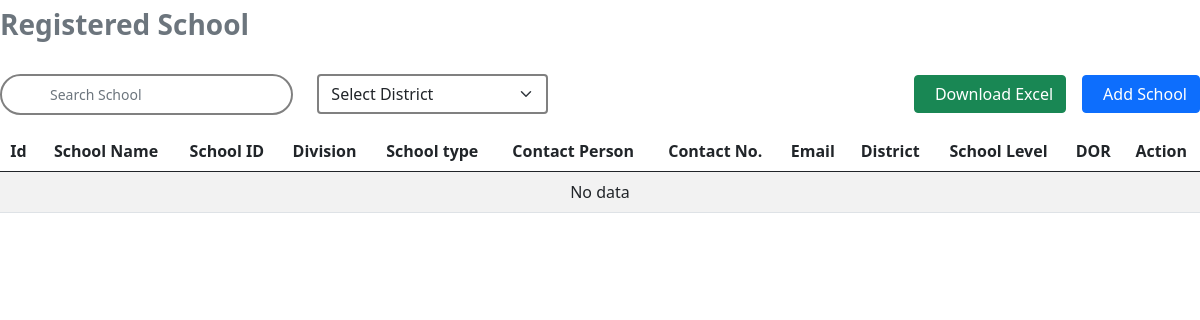
Before: /table.php with the older database file.
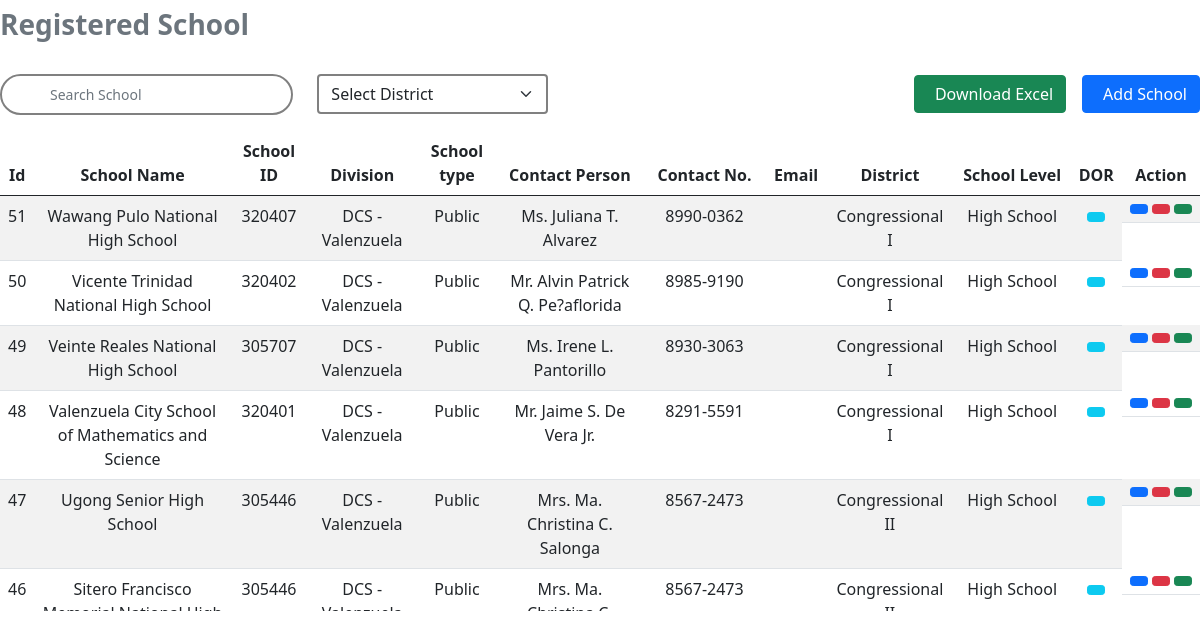
After: the same page with the newer database file.
### tables this page shows
CREATE TABLE `schools` (
  `id` int(11) NOT NULL,
  `school_name` varchar(250) NOT NULL,
  `school_id` varchar(250) NOT NULL,
  `division` varchar(250) NOT NULL,
  `school_type` varchar(250) NOT NULL,
  `contact_person` varchar(250) NOT NULL,
  `contact_no` varchar(250) NOT NULL,
  `email` varchar(250) NOT NULL,
  `district` varchar(250) NOT NULL,
  `level` varchar(250) NOT NULL
);

### table.php (the view, shortened to what this page needs)
<?php
    require "db.php";
    $q = "SELECT * FROM `schools` ORDER BY id DESC";
    $list = $con->query($q);
    $fetch = $list->fetch_assoc();
?>
<!DOCTYPE html>
<html lang="en">
<head>
    <link href="https://cdn.jsdelivr.net/npm/bootstrap@5.0.2/dist/css/bootstrap.min.css" rel="stylesheet">
</head>
<body>
    <div class=" text-secondary fw-bold p-2 ps-0 mb-3 w-25 h3">Registered School</div>
    <div class="d-flex align-items-center justify-content-between mb-3 mt-4 position-relative">
        <div class="d-flex align-items-center gap-4">
            <input id='searchBar' class="form-control form-control-sm fs-17 py-2 ps-5" style="border: 2px solid grey; border-radius: 100vmax; width: 350px;" type="text" placeholder='Search School'
            aria-label="Search">
            <select class="form-select w-50" style="border: 2px solid grey" aria-label="Default select example" id='selectDisctrictFilter'>
                <option value="Default">Select District</option>
            </select>
        </div>
        <div class="d-flex gap-3">
            <button id='excelBtn' class='btn btn-success '><i class="fa-solid fa-file-arrow-down pe-2"></i>Download Excel</button>
            <button type="button" class="btn btn-primary " data-bs-toggle="modal" data-bs-target="#addSchool"><i class="fa-solid fa-plus pe-2"></i>Add School</button>
        </div>
    </div>
    <div class="table-responsive md" style="max-height: 480px;">
        <table id='tableToXLS' class='table text-center table-striped'>
            <thead>
                <tr>
                    <th>Id</th>
                    <th>School Name</th>
                    <th>School ID</th>
                    <th>Division</th>
                    <th>School type</th>
                    <th>Contact Person</th>
                    <th>Contact No.</th>
                    <th>Email</th>
                    <th>District</th>
                    <th>School Level</th>
                    <th>DOR</th>
                    <th colspan='3'>Action</th>
                </tr>
            </thead>
            <tbody id="idForSearchOutput">
                <?php if($list->num_rows){ ?>
                    <?php do{ ?>
                        <tr>
                            <td><?php echo $fetch['id'] ?></td>
                            <td><?php echo $fetch['school_name'] ?></td>
                            <td><?php echo $fetch['school_id'] ?></td>
                            <td><?php echo $fetch['division'] ?></td>
                            <td><?php echo $fetch['school_type'] ?></td>
                            <td><?php echo $fetch['contact_person'] ?></td>
                            <td><?php echo $fetch['contact_no'] ?></td>
                            <td><?php echo $fetch['email'] ?></td>
                            <td><?php echo $fetch['district'] ?></td>
                            <td><?php echo $fetch['level'] ?></td>
                            <td>
                                <button type="button" class="btn btn-info btn-sm" data-bs-toggle="modal" data-bs-target="#fileUplaodsDorModal" id='dorButtonModal' value='<?php echo $fetch['school_name'] ?>'><i class="fa-regular fa-folder-open text-light"></i></button>
                            </td>
                            <td class="d-flex gap-1">
                                <button title="edit" type="button" id='editBtn' value='<?php echo $fetch['id'] ?>' class="btn btn-primary btn-sm" data-bs-toggle="modal" data-bs-target="#editSchool"><i class="fa-solid fa-pen"></i></button>
                                <button title="Delete" class="btn btn-danger btn-sm" id='deleteBtn' value='<?php echo $fetch['id'] ?>'><i class="fa-solid fa-trash"></i></button>
                                <button title="View Equipment" class="btn btn-success btn-sm" id="viewBtn" value='<?php echo $fetch['school_name'] ?>'><i class="fa-solid fa-eye"></i></button>
                            </td>
                        </tr>
                    <?php }while($fetch = $list->fetch_assoc()) ?>
                <?php }else{ ?>
                    <tr>
                        <td colspan='12'>No data</td>
                    </tr>
                <?php } ?>
            </tbody>
        </table>
    </div>
</body>
</html>

Changed rows visible on the page:
added schools: id "51", school_name "Wawang Pulo National High School", school "320407", division "DCS - Valenzuela", school_type "Public", contact_person "Ms. Juliana T. Alvarez", contact_no "8990-0362", district "Congressional I", level "High School"
added schools: id "50", school_name "Vicente Trinidad National High School", school "320402", division "DCS - Valenzuela", school_type "Public", contact_person "Mr. Alvin Patrick Q. Pe?aflorida", contact_no "8985-9190", district "Congressional I", level "High School"
added schools: id "49", school_name "Veinte Reales National High School", school "305707", division "DCS - Valenzuela", school_type "Public", contact_person "Ms. Irene L. Pantorillo", contact_no "8930-3063", district "Congressional I", level "High School"
added schools: id "48", school_name "Valenzuela City School of Mathematics and Science", school "320401", division "DCS - Valenzuela", school_type "Public", contact_person "Mr. Jaime S. De Vera Jr.", contact_no "8291-5591", district "Congressional I", level "High School"
added schools: id "47", school_name "Ugong Senior High School", school "305446", division "DCS - Valenzuela", school_type "Public", contact_person "Mrs. Ma. Christina C. Salonga", contact_no "8567-2473", district "Congressional II", level "High School"
added schools: id "46", school_name "Sitero Francisco…", school "305446", division "DCS -…", school_type "Public", contact_person "Mrs. Ma.…", contact_no "8567-2473", district "Congressional…", level "High School"
Other visible differences:
text no longer shown: "No data"
